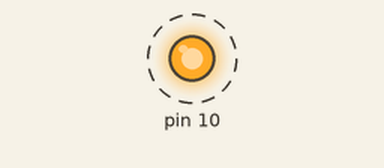
Bench run of a sketch on a simulated Arduino Uno, built with avr-gcc and run on an emulated ATmega328P. Shown: output pins drawn as LEDs (lit = HIGH). Dashed ring = blinking.

Above: at 0.5 s.
Timing chart, 0 to 4.6 s (numbered marks = the images above):
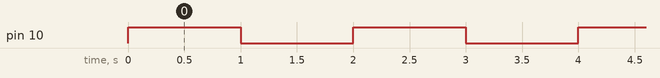

The sketch:

sketch_jan04.ino
```cpp
#include <jan04.h>

pikapika my_led1(1000,10);

void setup()
{
}

void loop()
{
	my_led1.tenmetsu(1000);
}
```

jan04.cpp
```cpp
#include "Arduino.h"
#include "jan04.h"

pikapika::pikapika(int times,int pin){
	myled_time = times;
	myled_pin = pin;
	pinMode(myled_pin, OUTPUT);
}

void pikapika::tenmetsu(int times){
	digitalWrite(myled_pin, HIGH);
	delay(times);
	digitalWrite(myled_pin, LOW);
	delay(times);

}
```

jan04.h
```cpp
#ifndef jan04_h
#define jan04_h

class pikapika{
	public:
	pikapika(int pin,int times);
	void tenmetsu(int times);

	private:
	int myled_time,myled_pin;

};

#endif
```

Measured:
- by itself, pin 10: alternates HIGH for 1.0 s and LOW for 1.0 s
